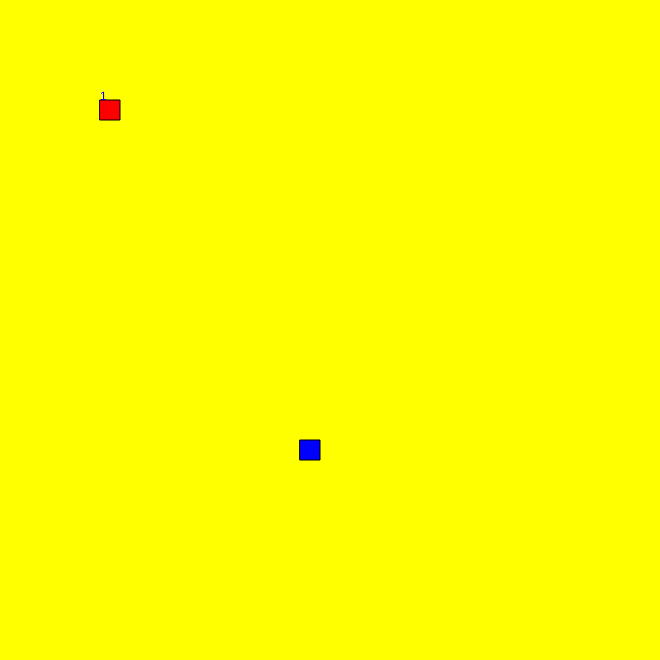
Frame 1 (no input)
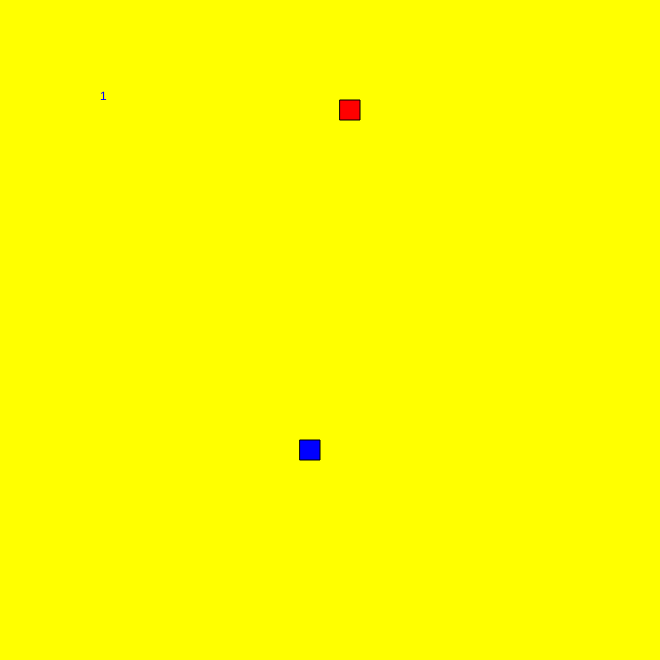
Frame 60 (no input)
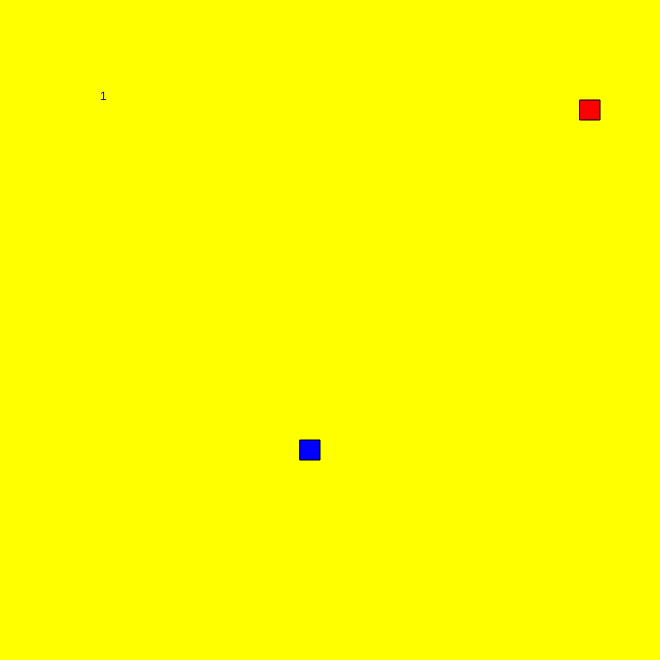
Frame 120 (the mouse pressed at the canvas centre since frame 60)

The p5.js sketch that drew these frames (run headless with seeded random() and noise() and a simulated clock; from frame 60 on, the mouse is pressed at the canvas centre):

// p5.js sketch
// ── sketch.js
  //max pos x:32, y:32
  var pos = [{x: 5,y: 5}];
  var direction = 0
  var state = 0
  var cherry = {
    x: 15,
    y: 22
  }
  var prevDir = 0
  var gameOver = false

function setup() {
  createCanvas(660,660)
}

function draw() {
  if(!gameOver){
    clear()
    background('yellow')
    for (var i = 0; i < pos.length; i++) {
      fill('red')
      rect(pos[i].x * 20, pos[i].y * 20, 20, 20)
    }
      if (state % 5 == 0) {
      for (var i = 0; i < pos.length - 1; i++) {
        pos[i].x = pos[i + 1].x
        pos[i].y = pos[i + 1].y
      }
        prevDir = direction
    }
    if (state % 5 == 0) {
      if (direction == 0) {
        pos[pos.length - 1].x += 1
      } else if (direction == 1) {
        pos[pos.length - 1].y += 1
      } else if (direction == 2) {
        pos[pos.length - 1].x -= 1
      } else if (direction == 3) {
        pos[pos.length - 1].y -= 1
      }
    }
    if (cherry.x === pos[pos.length - 1].x && cherry.y === pos[pos.length - 1].y) {
      cherry.x = Math.floor(random(31)) + 1
      cherry.y = Math.floor(random(31)) + 1
          if (direction == 0) {
        pos.unshift({
        x: pos[0].x - 1,
        y: pos[0].y
      })
      } else if (direction == 1) {
        pos.unshift({
        x: pos[0].x,
        y: pos[0].y-1
      })
      } else if (direction == 2) {
        pos.unshift({
        x: pos[0].x + 1,
        y: pos[0].y
      })
      } else if (direction == 3) {
        pos.unshift({
        x: pos[0].x,
        y: pos[0].y+1
      })
      }
      
    }

    fill('blue')
    rect(cherry.x * 20, cherry.y * 20, 20, 20)
    console.log(cherry)
      
    if (keyIsDown(RIGHT_ARROW)) {
        if(prevDir !== 2){
      direction = 0;
        }
    } else if (keyIsDown(DOWN_ARROW)) {
        if(prevDir !== 3){
      direction = 1;
        }
    } else if (keyIsDown(LEFT_ARROW)) {
        if(prevDir !== 0){
      direction = 2;
        }
    } else if (keyIsDown(UP_ARROW)) {
        if(prevDir !== 1){
      direction = 3;
        }
    }
    
    state++
      for(var i = 0; i < pos.length; i++){
      for(var j = 0; j < pos.length; j++){
        if(i != j){
        if(pos[i].x === pos[j].x&&pos[i].y === pos[j].y){
            gameOver = true
              console.log(pos)
              console.log(i + " " + j)
          }
        }
      }
    if(pos[pos.length-1].x > 32||pos[pos.length-1].x < 0||pos[pos.length-1].y > 32||pos[pos.length-1].y < 0){
          gameOver = true
        }
    }
    }
    text(pos.length, 100,100)
}
